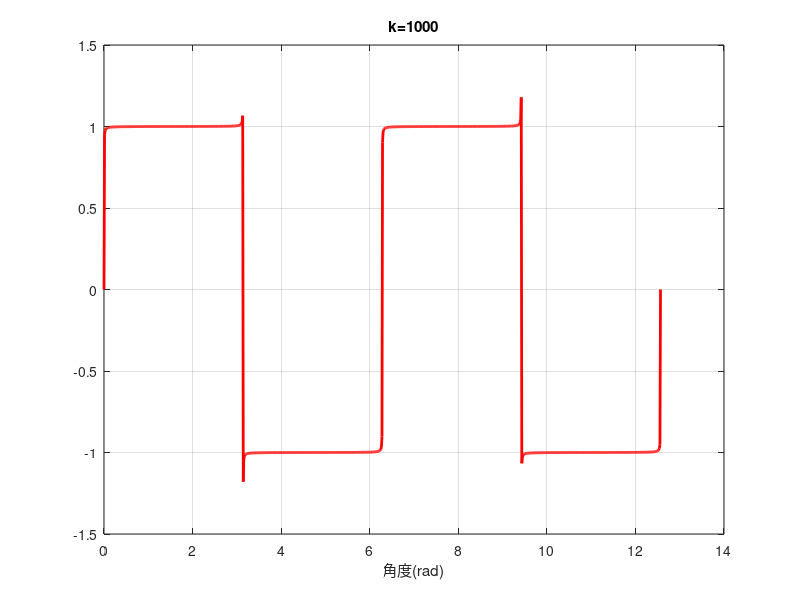

Reproduce this figure in MATLAB.
T0 = 2*pi;                     
t = linspace(0, 2*T0, 1000);   
f_approx = zeros(size(t));     

N = 1000;  

a0 = 0;   

for k = 1:N
    ak = 0;
    bk = (2 / (k * pi)) * (1 - (-1)^k);  
    f_approx = f_approx + ak * cos(k * t) + bk * sin(k * t);
end

f_approx = f_approx + a0;

f_original = @(x) (mod(x, 2*pi) < pi)*1 + (mod(x, 2*pi) >= pi)*(-1);

figure;
plot(t, f_approx, 'r', 'LineWidth', 2); hold on;
xlabel('角度(rad)'); 
title('k=1000');
grid on;